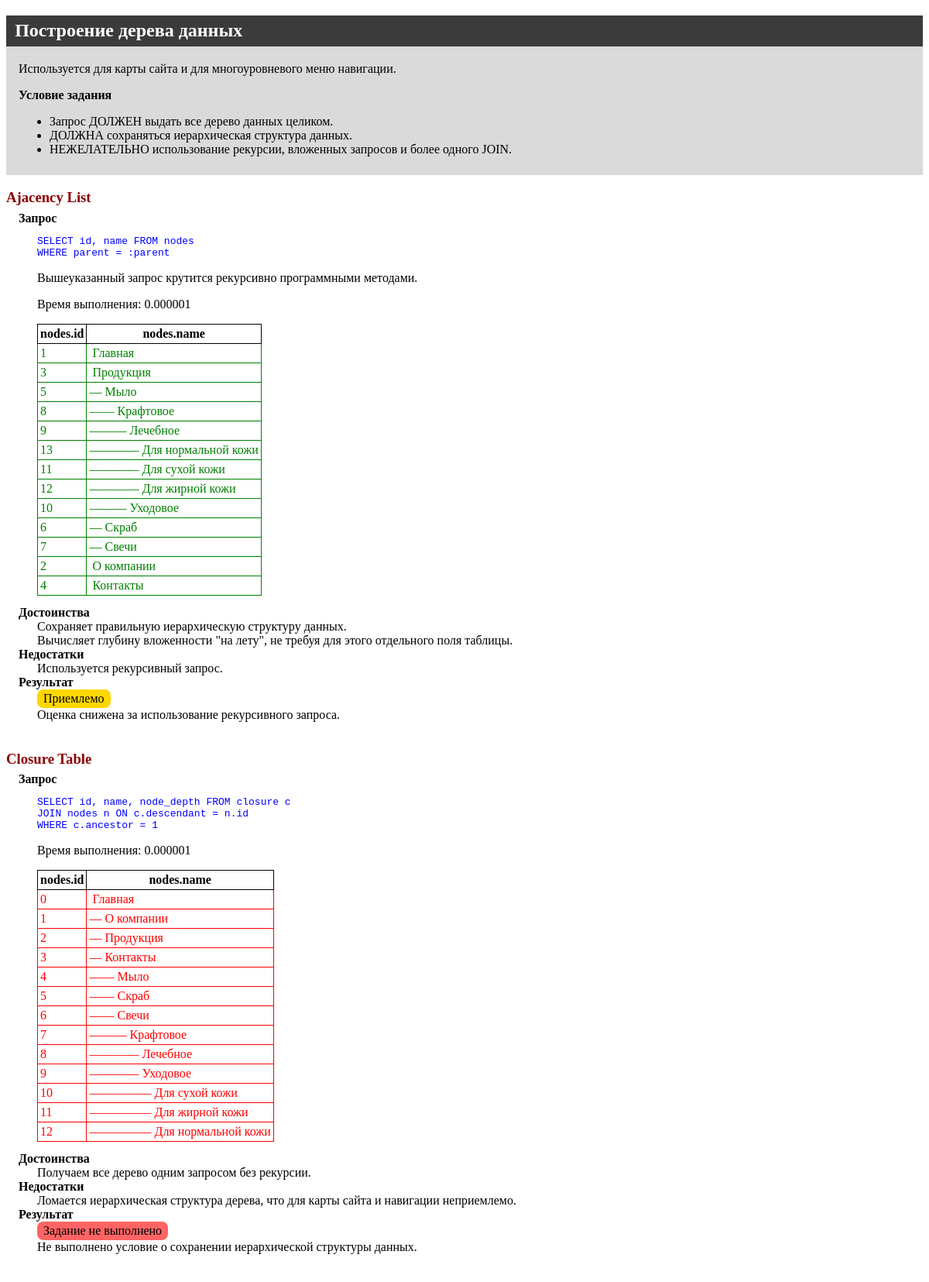
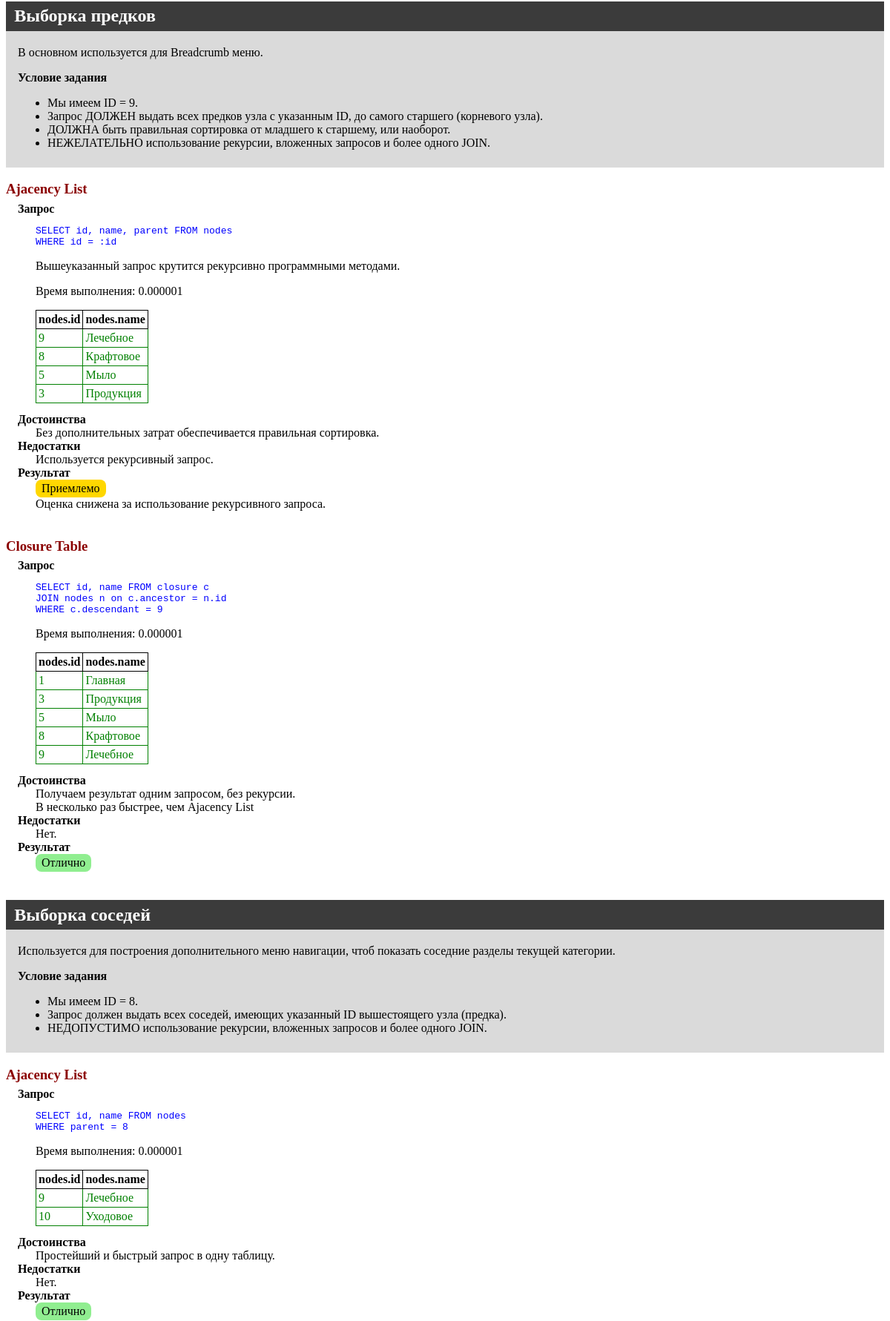
The page / (upper part) on the database its author committed (2 pictures, top to bottom).
### tables this page shows
CREATE TABLE `nodes` (
  `id` int(10) unsigned NOT NULL AUTO_INCREMENT,
  `parent` int(10) unsigned NOT NULL DEFAULT 0,
  `sort_order` smallint(5) unsigned NOT NULL DEFAULT 0,
  `name` varchar(255) NOT NULL DEFAULT '',
  PRIMARY KEY (`id`),
  KEY `parent` (`parent`)
);

CREATE TABLE `closure` (
  `ancestor` int(10) unsigned NOT NULL DEFAULT 0,
  `descendant` int(10) unsigned NOT NULL DEFAULT 0,
  `node_depth` tinyint(3) unsigned NOT NULL DEFAULT 0,
  PRIMARY KEY (`ancestor`,`descendant`) USING BTREE
);

### includes/fulltree.php (the view, shortened to what this page needs)
<div class="task">
    <h2>Построение дерева данных</h2>
    <div class="pad">
        <p>Используется для карты сайта и для многоуровневого меню навигации.</p>
        <p><strong>Условие задания</strong></p>
        <ul>
            <li>Запрос ДОЛЖЕН выдать все дерево данных целиком.</li>
            <li>ДОЛЖНА сохраняться иерархическая структура данных.</li>
            <li>НЕЖЕЛАТЕЛЬНО использование рекурсии, вложенных запросов и более одного JOIN.</li>
        </ul>
    </div>
</div>
<h3>Ajacency List</h3>
<dl>
    <dt>Запрос</dt>
    <dd>
        <pre>SELECT id, name FROM nodes
WHERE parent = :parent</pre>
        <p>Вышеуказанный запрос крутится рекурсивно программными методами.</p>
        <?php
        $start = microtime(true);
        function fullTree(PDO $db, int $parent = 0, int $depth = 0): array
        {
            static $result;
            $req = $db->query('SELECT id, name, parent FROM nodes WHERE parent = ' . $parent . ' ORDER BY sort_order');
            while ($res = $req->fetch()) {
                $id = $res['id'];
                unset($res['id']);
                $res['depth'] = $depth;
                $res['parent'] = (int) $res['parent'];
                $result[$id] = $res;
                fullTree($db, (int) $id, $depth + 1);
            }
            return $result;
        }
        $siteMap = fullTree($db);
        echo '<p>Время выполнения: ' . number_format((microtime(true) - $start), 6) . '</p>';
        ?>
        <table>
            <tr>
                <th>nodes.id</th>
                <th>nodes.name</th>
            </tr>
            <?php foreach ($siteMap as $key => $value): ?>
                <tr style="color: green">
                    <td><?= $key ?></td>
                    <td><?= str_repeat('&mdash;', $value['depth']) ?>&nbsp;<?= $value['name'] ?></td>
                </tr>
            <?php endforeach ?>
        </table>
    </dd>
    <dt>Достоинства</dt>
    <dd>
        Сохраняет правильную иерархическую структуру данных.<br>
        Вычисляет глубину вложенности "на лету", не требуя для этого отдельного поля таблицы.
    </dd>
    <dt>Недостатки</dt>
    <dd>Используется рекурсивный запрос.</dd>
    <dt>Результат</dt>
    <dd>
        <span class="badge-yellow">Приемлемо</span><br>
        Оценка снижена за использование рекурсивного запроса.
    </dd>
</dl>
<br>
<h3>Closure Table</h3>
<dl>
    <dt>Запрос</dt>
    <dd>
        <pre>SELECT id, name, node_depth FROM closure c
JOIN nodes n ON c.descendant = n.id
WHERE c.ancestor = 1</pre>
        <?php
        $start = microtime(true);
        $result = $db->query(
            'SELECT id, name, parent, node_depth FROM closure c
            JOIN nodes n ON c.descendant = n.id
            WHERE c.ancestor = 1'
        )->fetchAll();
        echo '<p>Время выполнения: ' . number_format((microtime(true) - $start), 6) . '</p>';
        ?>
        <table>
            <tr>
                <th>nodes.id</th>
                <th>nodes.name</th>
            </tr>
            <?php foreach ($result as $key => $value): ?>
                <tr style="color: red">
                    <td><?= $key ?></td>
                    <td><?= str_repeat('&mdash;', $value['node_depth']) ?>&nbsp;<?= $value['name'] ?></td>
                </tr>
            <?php endforeach ?>
        </table>
    </dd>
    <dt>Достоинства</dt>
    <dd>
        Получаем все дерево одним запросом без рекурсии.
    </dd>
    <dt>Недостатки</dt>
    <dd>
        Ломается иерархическая структура дерева, что для карты сайта и навигации неприемлемо.
    </dd>
    <dt>Результат</dt>
    <dd>
        <span class="badge-red">Задание не выполнено</span><br>
        Не выполнено условие о сохранении иерархической структуры данных.
    </dd>
</dl>
<br>

### index.php (shortened to what this page needs)
<!DOCTYPE html>
<html lang="ru">
<head>
</head>
<body>
<?php
require 'includes/db.php';
require 'includes/fulltree.php';
require 'includes/ancestors.php';
require 'includes/neighbourhood.php';
?>
</body>
</html>

### includes/ancestors.php (shortened to what this page needs)
<div class="task">
    <h2>Выборка предков</h2>
    <div class="pad">
        <p>В основном используется для Breadcrumb меню.</p>
        <p><strong>Условие задания</strong></p>
        <ul>
            <li>Мы имеем ID = 9.</li>
            <li>Запрос ДОЛЖЕН выдать всех предков узла с указанным ID, до самого старшего (корневого узла).</li>
            <li>ДОЛЖНА быть правильная сортировка от младшего к старшему, или наоборот.</li>
            <li>НЕЖЕЛАТЕЛЬНО использование рекурсии, вложенных запросов и более одного JOIN.</li>
        </ul>
    </div>
</div>
<h3>Ajacency List</h3>
<dl>
    <dt>Запрос</dt>
    <dd>
        <pre>SELECT id, name, parent FROM nodes
WHERE id = :id</pre>
        <p>Вышеуказанный запрос крутится рекурсивно программными методами.</p>
        <?php
        $start = microtime(true);
        function breadcrumb(PDO $db, int $node = 0): array
        {
            static $result;
            $req = $db->query('SELECT id, name, parent FROM nodes WHERE id = ' . $node);
            while ($res = $req->fetch()) {
                $result[] = $res;
                breadcrumb($db, (int) $res['parent']);
            }
            return $result;
        }
        $breadcrumb = breadcrumb($db, 9);
        echo '<p>Время выполнения: ' . number_format((microtime(true) - $start), 6) . '</p>';
        ?>
        <table>
            <tr>
                <th>nodes.id</th>
                <th>nodes.name</th>
            </tr>
            <?php foreach ($breadcrumb as $value): ?>
                <tr style="color: green">
                    <td><?= $value['id'] ?></td>
                    <td><?= $value['name'] ?></td>
                </tr>
            <?php endforeach ?>
        </table>
    </dd>
    <dt>Достоинства</dt>
    <dd>Без дополнительных затрат обеспечивается правильная сортировка.</dd>
    <dt>Недостатки</dt>
    <dd>Используется рекурсивный запрос.</dd>
    <dt>Результат</dt>
    <dd>
        <span class="badge-yellow">Приемлемо</span><br>
        Оценка снижена за использование рекурсивного запроса.
    </dd>
</dl>
<br>
<h3>Closure Table</h3>
<dl>
    <dt>Запрос</dt>
    <dd>
        <pre>SELECT id, name FROM closure c
JOIN nodes n on c.ancestor = n.id
WHERE c.descendant = 9</pre>
        <?php
        $start = microtime(true);
        $result = $db->query(
            'SELECT id, name FROM closure c
            JOIN nodes n on c.ancestor = n.id
            WHERE c.descendant = 9'
        )->fetchAll();
        echo '<p>Время выполнения: ' . number_format((microtime(true) - $start), 6) . '</p>';
        ?>
        <table>
            <tr>
                <th>nodes.id</th>
                <th>nodes.name</th>
            </tr>
            <?php foreach ($result as $value): ?>
                <tr style="color: green">
                    <td><?= $value['id'] ?></td>
                    <td><?= $value['name'] ?></td>
                </tr>
            <?php endforeach ?>
        </table>
    </dd>
    <dt>Достоинства</dt>
    <dd>
        Получаем результат одним запросом, без рекурсии.<br>
        В несколько раз быстрее, чем Ajacency List
    </dd>
    <dt>Недостатки</dt>
    <dd>
        Нет.
    </dd>
    <dt>Результат</dt>
    <dd>
        <span class="badge-green">Отлично</span>
    </dd>
</dl>
<br>

### includes/neighbourhood.php (shortened to what this page needs)
<div class="task">
    <h2>Выборка соседей</h2>
    <div class="pad">
        <p>Используется для построения дополнительного меню навигации, чтоб показать соседние разделы текущей категории.</p>
        <p><strong>Условие задания</strong></p>
        <ul>
            <li>Мы имеем ID = 8.</li>
            <li>Запрос должен выдать всех соседей, имеющих указанный ID вышестоящего узла (предка).</li>
            <li>НЕДОПУСТИМО использование рекурсии, вложенных запросов и более одного JOIN.</li>
        </ul>
    </div>
</div>
<h3>Ajacency List</h3>
<dl>
    <dt>Запрос</dt>
    <dd>
        <pre>SELECT id, name FROM nodes
WHERE parent = 8</pre>
        <?php
        $start = microtime(true);
        $result = $db->query(
            'SELECT id, name FROM nodes
            WHERE parent = 8'
        )->fetchAll(PDO::FETCH_ASSOC);
        echo '<p>Время выполнения: ' . number_format((microtime(true) - $start), 6) . '</p>';
        ?>
        <table>
            <tr>
                <th>nodes.id</th>
                <th>nodes.name</th>
            </tr>
            <?php foreach ($result as $value): ?>
                <tr style="color: green">
                    <td><?= $value['id'] ?></td>
                    <td><?= $value['name'] ?></td>
                </tr>
            <?php endforeach ?>
        </table>
    </dd>
    <dt>Достоинства</dt>
    <dd>Простейший и быстрый запрос в одну таблицу.</dd>
    <dt>Недостатки</dt>
    <dd>Нет.</dd>
    <dt>Результат</dt>
    <dd>
        <span class="badge-green">Отлично</span>
    </dd>
</dl>
<br>
<br>

### index.php (style rules this page uses)
dl { margin: 0; }
dt { font-weight: bold; margin-left: 1em; }
h2 { background-color: #3b3b3b; color: white; display: block; padding: 0.4rem 0.7rem; }
h3 { color: darkred; margin-bottom: 0.4rem; }
pre { color: blue; }
table, th, td { border: 1px solid; border-collapse: collapse; }
table { margin-bottom: 0.8rem; }
th, td { padding: 3px; }
.badge-green, .badge-yellow, .badge-red { border-radius: 0.5rem; display: inline-block; padding: 0.2rem 0.5rem; }
.badge-green { background-color: lightgreen; }
.badge-yellow { background-color: gold; }
.badge-red { background-color: #ff6464; }
.task { background-color: #dadada; }
.pad { padding: 0 1rem 0.5rem 1rem; }

### rows shown on the page
nodes: key "1", name "Главная", id "1"
nodes: key "3", name "Продукция", id "3"
nodes: key "5", depth "—", name "Мыло", id "5"
nodes: key "8", depth "——", name "Крафтовое", id "8"
nodes: key "9", depth "———", name "Лечебное", id "9"
nodes: key "13", depth "————", name "Для нормальной кожи"
nodes: key "11", depth "————", name "Для сухой кожи"
nodes: key "12", depth "————", name "Для жирной кожи"
nodes: key "10", depth "———", name "Уходовое", id "10"
nodes: key "6", depth "—", name "Скраб"
nodes: key "7", depth "—", name "Свечи"
nodes: key "2", name "О компании"
nodes: key "4", name "Контакты"
closure: key "0", nodes.name "Главная"
closure: key "1", node_depth "—", nodes.name "О компании"
closure: key "2", node_depth "—", nodes.name "Продукция"
closure: key "3", node_depth "—", nodes.name "Контакты"
closure: key "4", node_depth "——", nodes.name "Мыло"
closure: key "5", node_depth "——", nodes.name "Скраб"
closure: key "6", node_depth "——", nodes.name "Свечи"
closure: key "7", node_depth "———", nodes.name "Крафтовое"
closure: key "8", node_depth "————", nodes.name "Лечебное"
closure: key "9", node_depth "————", nodes.name "Уходовое"
closure: key "10", node_depth "—————", nodes.name "Для сухой кожи"
closure: key "11", node_depth "—————", nodes.name "Для жирной кожи"
closure: key "12", node_depth "—————", nodes.name "Для нормальной кожи"
